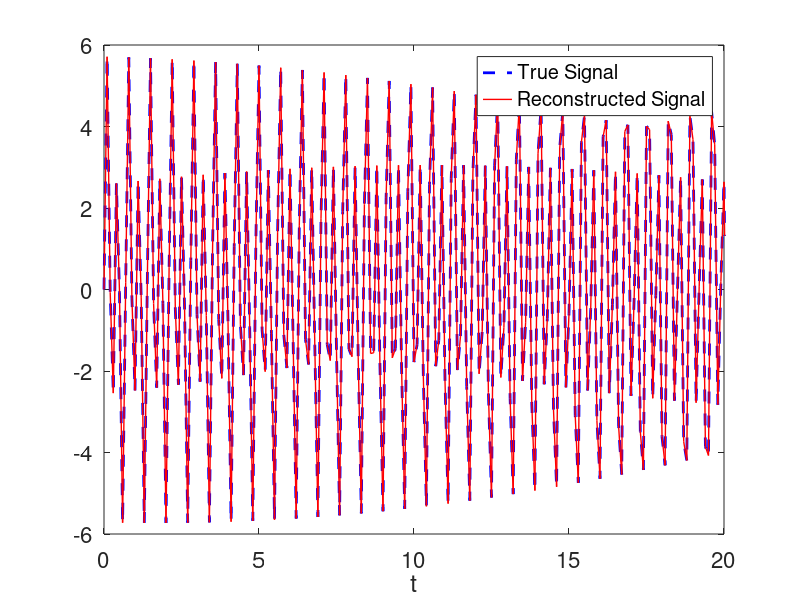

This chart was generated by the following MATLAB code: (Note: this script raises an error after producing the figure.)
% -------------------------------------------------------------------------
% Delay Coordinate Dynamic Mode Decomposition 
%
% This code applies the delay-coordinate DMD approach to scalar time series.
% There are two examples included: one synthetic example generated from a
% simple linear span of sines and cosines with differing frequencies and 
% another from the measurements of the nonlinear oscillations of the Van 
% der Pol oscillator. We further take the SVD of the Hankel matrix 
% associated to the Van der Pol measurements to demonstrate the nearly 
% linear oscillation of the observables coming from the left singular
% vectors in U.
%
% This script accompanies Section 2.3 of Data-Driven Methods for
% Dynamic Systems. 
%
% Author: Jason J. Bramburger
% -------------------------------------------------------------------------

% Clean workspace
clear all; close all; clc

%% Simple synthetic example -----------------------------------------------
% Applying delay-cordinate DMD to a simple signal which is a linear 
%  span of sines and cosines with random frequencies between 0 and 20.  

% Generate data
dt = 0.1;
t = 0:dt:40;
numOsc = 2; 
x = zeros(1,length(t));

% Randomize frequencies and choice of sine or cosine
om = randi([0 20],numOsc,1);
sin_or_cos = randi([0 1],numOsc,1);
coeffs = 10*rand(numOsc,1) - 5;

% Create signal: x(t) = c_1*f_1(om_1*t) + c_2*f_2(om_2*t) + ... 
%   f_i are randomized to be either sine or cosine
for i = 1:numOsc
   
    if sin_or_cos(i) == 1
        x = x + coeffs(i)*sin(om(i)*t);
    else
        x = x + coeffs(i)*cos(om(i)*t);
    end
    
end

% Hankel matrix
delays = 2*numOsc; % tau = delays - 1
xd = hankel(x(1:delays+1),x(delays+1:end))';

% x_n+1 = a_1*x_{n - d + 1} + a_2*x_{n - d + 2} ... a_d*x_{n}  
xnp1 = xd(:,delays+1);
xn = xd(:,1:delays);
a = xn\xnp1;

% Create predicted signal
xpred = zeros(length(x),1);
xpred(1:delays) = x(1:delays); %xpred(1) = x(1), ... , xpred(d) = x(d) 

for j = delays+1:length(x)
    for k = 1:delays
       xpred(j) = xpred(j) + a(k)*xpred(j-delays+k-1); 
    end
end

% Plot results
plot(t,x,'b--','LineWidth',2)
hold on
plot(t,xpred,'r','LineWidth',1)
xlabel('t')
set(gca,'Fontsize',16,'Xlim',[0, 20])
legend('True Signal','Reconstructed Signal')

%% Generate Nonlinear Oscillation Example ---------------------------------
% Applying delay-cordinate DMD to the highly nonlinear Van der Pol signal.  

% Clean workspace
clear all; close all; clc

% Simulate ODE
dt = 0.05;
t = 0:dt:200;
x0 = [2; 2];
[t, x] = ode45(@(t,x) VdP(t,x),t,x0);

% Plot solution
subplot(2,1,1) % x(t)
plot(t,x(:,1),'b','Linewidth',2)
xlabel('t')
ylabel('x(t)')
set(gca,'Fontsize',16)
axis tight

subplot(2,1,2) % y(t)
plot(t,x(:,2),'r','Linewidth',2)
xlabel('t')
ylabel('y(t)')
set(gca,'Fontsize',16)
axis tight

%% Time-Delay Coordinate DMD on VdP ---------------------------------------

close all

% Hankel matrix
delays = 1000;
xd = hankel(x(1:delays+1,1),x(delays+1:end,1))';

% x_n+1 = a_1*x_{n - d + 1} + a_2*x_{n - d + 2} ... a_d*x_{n}  
xnp1 = xd(:,delays+1);
xn = xd(:,1:delays);
a = xn\xnp1;

% Create predicted signal
xpred = zeros(length(x(:,1)),1);
xpred(1:delays) = x(1:delays,1); %xpred(1) = x(1), ... , xpred(d) = x(d) 

for j = delays+1:length(x)
    for k = 1:delays
       xpred(j) = xpred(j) + a(k)*xpred(j-delays+k-1); 
    end
end

% Plot results
figure('Position', [100, 500, 700, 250])
plot(t,x(:,1),'--','Color',[36/255 122/255 254/255],'LineWidth',2)
hold on
plot(t,xpred,'Color',[1 69/255 79/255],'LineWidth',2)
xlabel('$t$','interpreter','latex')
title(['$\tau =$ ', num2str(delays)],'interpreter','latex')
set(gca,'Fontsize',16,'Xlim',[0, t(end)/2],'Ylim',[-2.2, 2.2])
legend('True Signal','Reconstructed Signal')

%% SVD on Hankel Matrix ---------------------------------------------------

close all

% Hankel matrix
delays = 1000;
xd = hankel(x(1:delays,1),x(delays:end,1));

% Apply SVD
[U, S, V] = svd(xd); % SVD of delay matrix

% Plot SVD Results
figure('Position', [100, 500, 700, 500])
subplot(2,1,1) % Singular values
plot(diag(S)/max(diag(S)),'ko','Linewidth',2)
ylabel('$\sigma_j/\sigma_1$','interpreter','latex')
title(['$\tau =$ ', num2str(delays)],'interpreter','latex')
set(gca,'Fontsize',16,'Xlim',[0.9 min(delays+0.1,100+0.1)])

subplot(2,1,2) % Right-singular vectors
plot(t(1:end-delays+1),V(:,1),'Color',[1 69/255 79/255],'Linewidth',2)
hold on
plot(t(1:end-delays+1),V(:,2),'--','Color',[36/255 122/255 254/255],'Linewidth',2)
xlabel('$t$','interpreter','latex')
set(gca,'Fontsize',16,'Xlim',[0 t(end-delays)])
legend('$v_1(t)$','$v_2(t)$','interpreter','latex')
% 
% subplot(3,1,3) % Right-singular vectors
% plot(t(1:end-delays+1),V(:,3),'Color',[1 69/255 79/255],'Linewidth',2)
% hold on
% plot(t(1:end-delays+1),V(:,4),'--','Color',[36/255 122/255 254/255],'Linewidth',2)
% xlabel('$t$','interpreter','latex')
% set(gca,'Fontsize',16,'Xlim',[0 t(end-delays)])
% legend('$v_3(t)$','$v_4(t)$','interpreter','latex')

%% Time-Delay DMD on Low Rank Approximation of Hankel Matrix --------------

close all

% Find rank with 95% of energy
energy = 0;
energyTotal = sum(diag(S));
r = 0;
while energy <= 0.95
    r = r + 1;
    energy = energy + S(r,r)/energyTotal;
end

% Apply DMD to first r columns of V
X1 = V(1:end-1,1:r)';
X2 = V(2:end,1:r)'; 
[U2, S2, V2] = svd(X1,'econ');
A = U2'*X2*V2*diag(1./diag(S2));

% Plot eigenvalues of A
mu = eig(A);
plot(mu,'.','MarkerSize',10)
xlabel('Real Part','interpreter','latex')
ylabel('Imaginary Part','interpreter','latex')
title('Eigenvalues of the DMD Matrix','interpreter','latex')
set(gca,'Fontsize',16)


%% VdP Right-Hand-Side

function rhs = VdP(t,x)
    rhs = [x(2); -x(1) + 10*(1 - x(1)^2)*x(2)];
end
